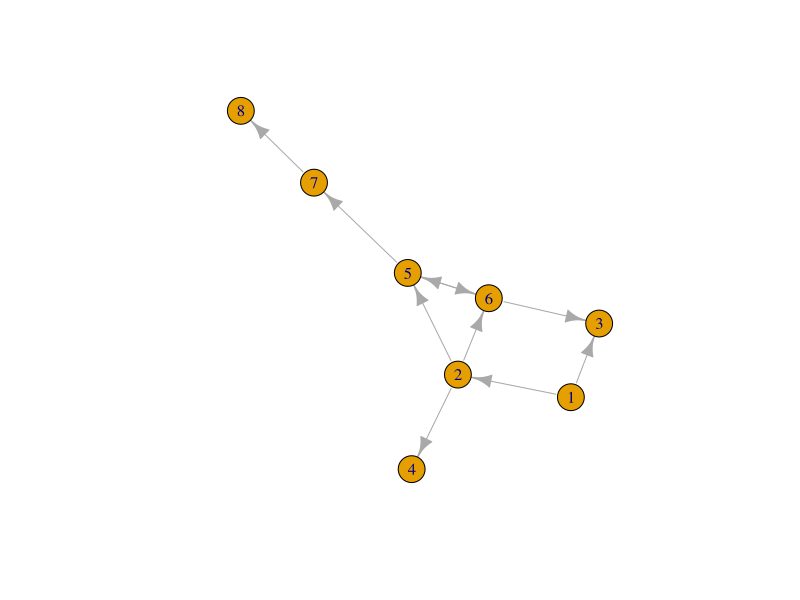

The R source for this figure:

library(igraph)

g1 <- graph(edges = c(1,2,1,3,2,4,2,5,2,6,5,6,6,5,6,3,5,7,7,8), n = 8,directed=T)
plot(g1)


vec_mat <- rep(0,length(V(g1)))
print(vec_mat)

#V - nomer vershini, do kotoroj nado idti
v = 8
W <- c()

#rasstoyanie do vershini
pathfinder <- function(f,vec_mat){
for (i in 1:length(vec_mat)){
  if (g1[f,i] == 1){
    
    if(f == 1){
      vec_mat[i] <- vec_mat[i] + 1
    }
    if(vec_mat[i] == 0){
      vec_mat[i] <- vec_mat[f] + 1
    }
  }
  
}
  return(vec_mat)
}
#cherez matritsu smezhnosti ishem rasstoyanie do blizhaishih vershin
adjmatfunc <- function(vec_mat){
  for(j in 1:length(vec_mat)){
    f <- j
    vec_mat <- pathfinder(f,vec_mat)
  }
  return(vec_mat)
}

path <- adjmatfunc(vec_mat)
R <- path[v]
# print(R)

#ishem vershini cherez kotorie idet put'
for (k in 1:path[v]){
  for(m in 1:length(path)){
    if(path[v] - path[m] == 1){
      if(g1[m,v] == 1){
        v <- m
        W <- append(W,m)
        }
    } 
  }
}
cat("put' do nuzhnoi vershini idet cherez vershini s nomerami",rev(W),"\n")
cat("rasstoyanie ot pervoi vershini do nuzhnoj", R)